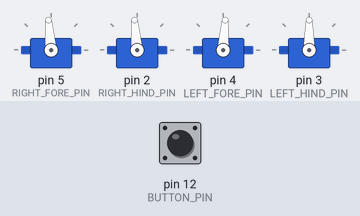
A sketch run on a simulated Arduino Uno, built with avr-gcc and run on an emulated ATmega328P. Shown: 4 × servo. The test bench sets the inputs (shaded band); at power-on: pin 12 (BUTTON_PIN) HIGH.

Above: at 0.1 s.
At 0.2 s:
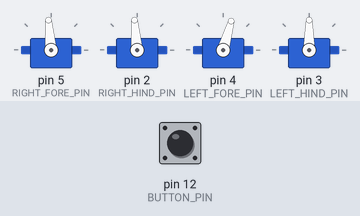
At 0.35 s:
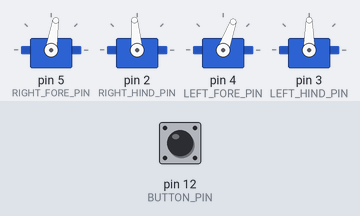
At 0.6 s:
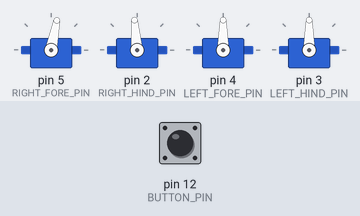
Timing chart, 0 to 3.1 s (numbered marks = the images above):
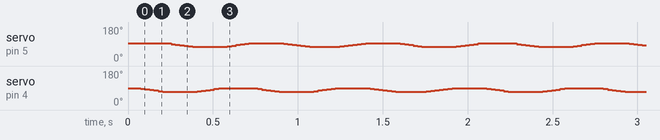

The sketch:

RightTurn_Motion.ino
```cpp
#include <Servo.h>
//
// Pin definitions (original PORTD mapping)
#define RIGHT_FORE_PIN  5
#define RIGHT_HIND_PIN  2
#define LEFT_FORE_PIN   4
#define LEFT_HIND_PIN   3
#define BUTTON_PIN      12

// Servo objects
Servo right_fore;
Servo right_hind;
Servo left_fore;
Servo left_hind;

// Angle variables (°)
int right_fore_angle = 95;
int right_hind_angle = 95;
int left_fore_angle  = 90;
int left_hind_angle  = 90;

void setup() {
  // Attach servos
  right_fore.attach(RIGHT_FORE_PIN);
  right_hind.attach(RIGHT_HIND_PIN);
  left_fore.attach(LEFT_FORE_PIN);
  left_hind.attach(LEFT_HIND_PIN);

  // Home position
  home_position();

  // Wait for button press (HIGH)
  pinMode(BUTTON_PIN, INPUT);
  while (digitalRead(BUTTON_PIN) == LOW) {
    // wait
  }
  delay(50);   // debounce
}

void loop() {
  // left_fore -20°
  for (int i = 0; i < 20; i++) {
    left_fore_angle--;
    update_servos();
    delayMicroseconds(8200);
  }

  // right_fore -20°
  for (int i = 0; i < 20; i++) {
    right_fore_angle--;
    update_servos();
    delayMicroseconds(8200);
  }

  // left_fore +20° (back)
  for (int i = 0; i < 20; i++) {
    left_fore_angle++;
    update_servos();
    delayMicroseconds(8200);
  }

  // right_fore +20° (back)
  for (int i = 0; i < 20; i++) {
    right_fore_angle++;
    update_servos();
    delayMicroseconds(8200);
  }
}

// Write all four servo angles
void update_servos() {
  right_fore.write(right_fore_angle);
  right_hind.write(right_hind_angle);
  left_fore.write(left_fore_angle);
  left_hind.write(left_hind_angle);
}

// Set all servos to 90°
void home_position() {
  right_fore_angle = 95;
  right_hind_angle = 95;
  left_fore_angle  = 90;
  left_hind_angle  = 90;
  update_servos();
}
```
